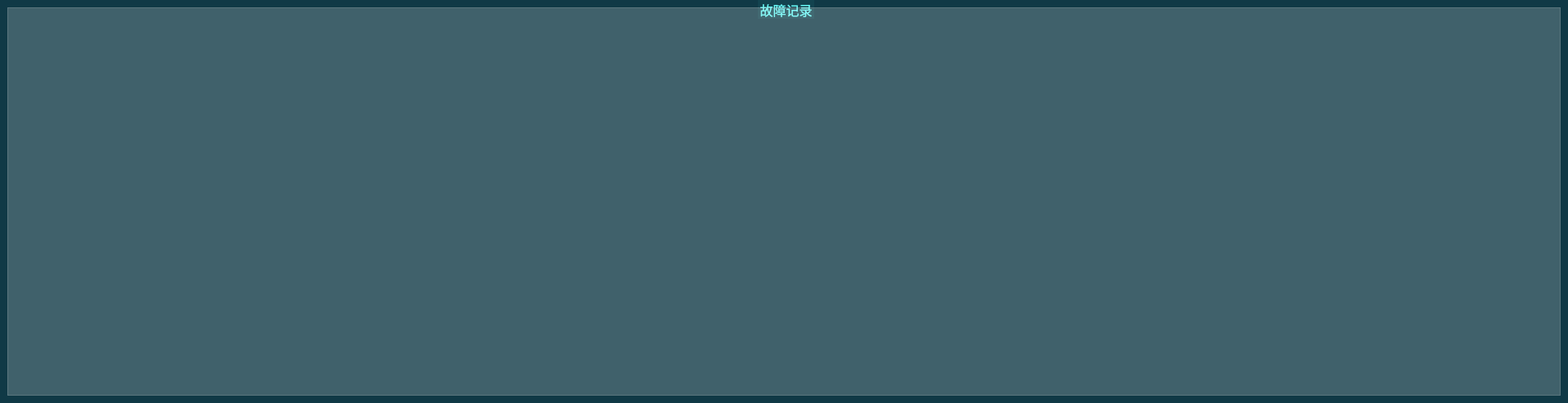
<?xml version="1.0" encoding="UTF-8"?>
<ui version="4.0">
 <class>FormAlarmInformation</class>
 <widget class="QWidget" name="FormAlarmInformation">
  <property name="geometry">
   <rect>
    <x>0</x>
    <y>0</y>
    <width>1920</width>
    <height>493</height>
   </rect>
  </property>
  <property name="windowTitle">
   <string>Form</string>
  </property>
  <property name="styleSheet">
   <string notr="true">#tabRealTimeDiagnosis{
border-image: url(:/widget/调距桨背景.png);
}

QGroupBox{
	background-color: rgba(16, 57, 70, 1);
	border: 0px solid rgb(111, 255, 255);
	margin-top:3.3ex;
	color: rgba(102, 249, 247, 1);
	font: 12pt &quot;微软雅黑&quot;;
}

QGroupBox::title{
	subcontrol-origin: margin;
	subcontrol-position: top center;
	background-color: rgba(19, 67, 79, 1);
	padding: 7 10000px;
}

QLineEdit{
	background-color: rgba(255, 255, 255,0.2);
	border-width:0;
	border-style:outset;
	color: rgba(102, 249, 247, 1);
	font: 12pt &quot;微软雅黑&quot;;
}

QLabel{
	color: rgba(102, 249, 247, 1);
	font: 12pt &quot;微软雅黑&quot;;
}

QRadioButton{
	color: rgba(102, 249, 247, 1);
	font: 12pt &quot;微软雅黑&quot;;
}

QRadioButton::indicator{
	border-color: rgba(255, 255, 255,0);
	background:transparent;
}


QRadioButton::indicator:checked{
	border-image:url(:/widget/images/green.png)
}

QRadioButton::indicator:unchecked{
	border-image:url(:/widget/images/unchecked.png)
}

QPushButton{
	border: 2px solid rgba(61, 255, 255,0.4);
	background-color: rgba(12, 34, 45, 0.6);
	font: 12pt &quot;微软雅黑&quot;;
	color: rgba(102, 249, 247, 1);
	text-align：center;
}

QPushButton::disabled{
	border: 0px;
	color: rgba(102, 249, 247, 0.3);
	text-align：center;
}

QPushButton::pressed{
	border: 2px solid rgba(61, 255, 255,0.8);
	background-color: rgba(12, 34, 45, 1);
	font: 12pt &quot;微软雅黑&quot;;
}

QPushButton::hover{
	border: 2.5px solid rgba(61, 255, 255,0.8);
	background-color: rgba(12, 34, 45, 0.6);
	font: 75 12pt &quot;微软雅黑&quot;;
}

QDoubleSpinBox{
	border: 0px solid rgba(61, 255, 255,0.4);
	background-color: rgba(255, 255, 255, 0.2);
	font: 12pt &quot;Times New Roman&quot;;
	color: rgba(102, 249, 247, 1);
	text-align：center;
	padding-left:10px;
}
</string>
  </property>
  <layout class="QGridLayout" name="gridLayout">
   <property name="leftMargin">
    <number>0</number>
   </property>
   <property name="topMargin">
    <number>0</number>
   </property>
   <property name="rightMargin">
    <number>0</number>
   </property>
   <property name="bottomMargin">
    <number>0</number>
   </property>
   <property name="spacing">
    <number>0</number>
   </property>
   <item row="0" column="0">
    <widget class="QGroupBox" name="groupboxLogging">
     <property name="minimumSize">
      <size>
       <width>0</width>
       <height>0</height>
      </size>
     </property>
     <property name="maximumSize">
      <size>
       <width>16777215</width>
       <height>16777215</height>
      </size>
     </property>
     <property name="font">
      <font>
       <family>微软雅黑</family>
       <pointsize>12</pointsize>
       <weight>50</weight>
       <italic>false</italic>
       <bold>false</bold>
      </font>
     </property>
     <property name="styleSheet">
      <string notr="true"/>
     </property>
     <property name="title">
      <string>故障记录</string>
     </property>
     <layout class="QVBoxLayout" name="verticalLayout">
      <item>
       <widget class="QTableWidget" name="tableWidget_Alarm">
        <property name="styleSheet">
         <string notr="true">background-color: rgba(255, 255, 255,0.2);</string>
        </property>
       </widget>
      </item>
     </layout>
    </widget>
   </item>
  </layout>
 </widget>
 <resources/>
 <connections/>
</ui>
